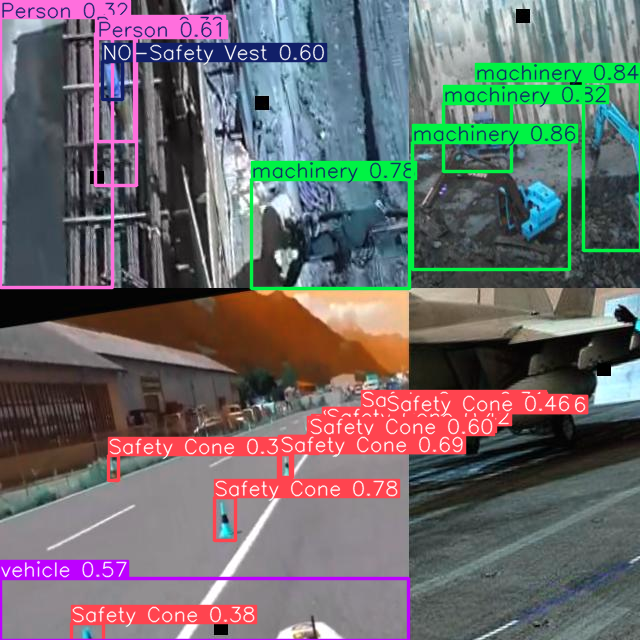
#> input picture assets/detection_sample_1.png, 640 x 640 px
$ python -i detect.py   (imports and definitions only)
#> lines starting #> are read from the running program, lines starting #| are printed output that depends on the picture
from ultralytics import YOLO
import cv2
import os
import numpy as np

HAZARD_RULES = {
    "NO-Hardhat": "⚠️ Worker without helmet detected",
    "NO-Safety Vest": "⚠️ Worker without vest detected",
    "NO-Mask": "⚠️ Worker without mask detected",
}

def preprocess(image):
    # CLAHE for contrast enhancement (same as Vision-to-Voice)
    lab = cv2.cvtColor(image, cv2.COLOR_RGB2LAB)
#> lab: shape (640, 640, 3); mean of channels 0, 1, 2 116.5, 131.3, 129.7
    l, a, b = cv2.split(lab)
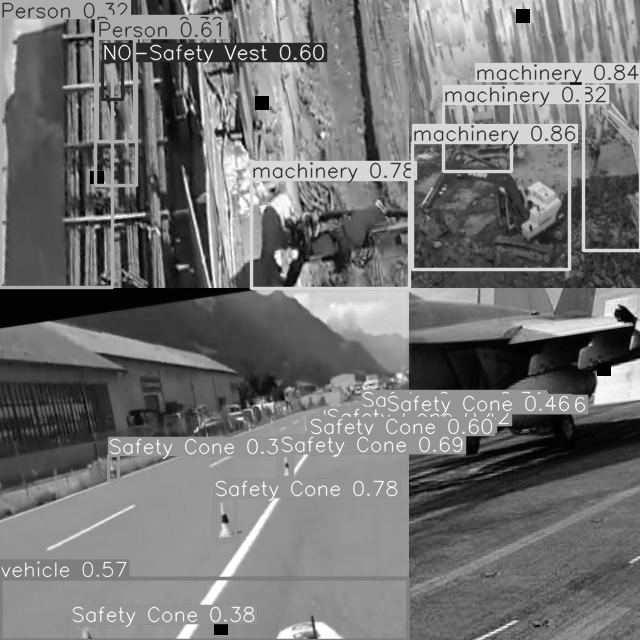
#> l: shape (640, 640); min 0, max 255, mean 116.5
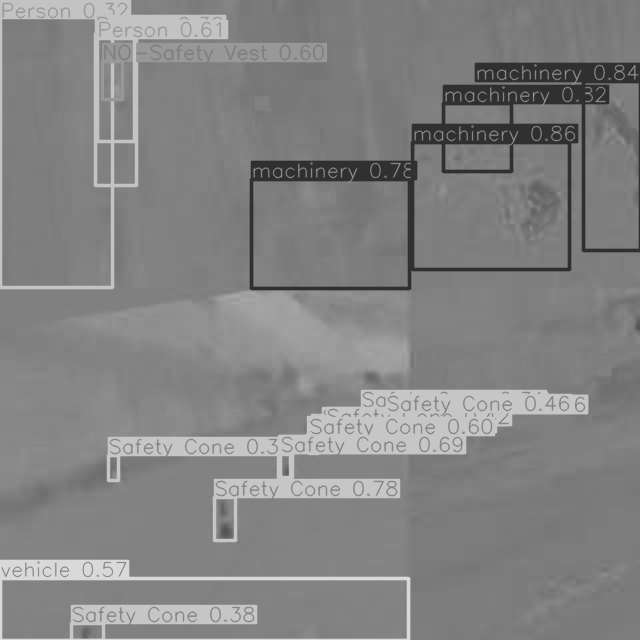
#> a: shape (640, 640); min 48, max 217, mean 131.3
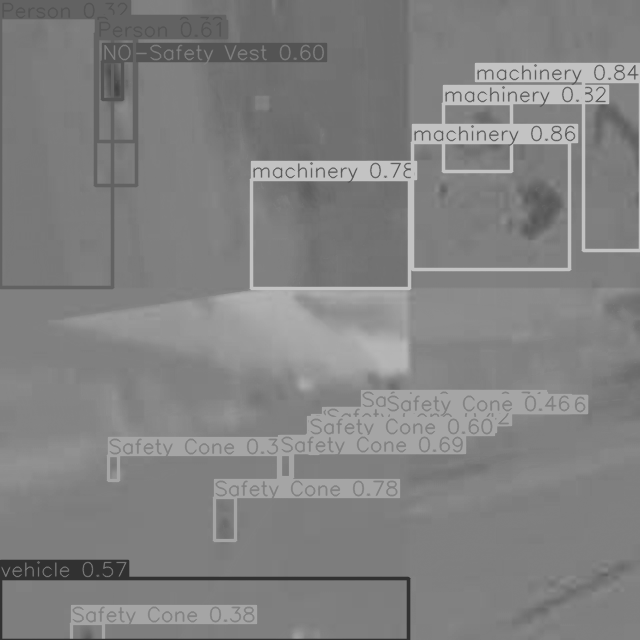
#> b: shape (640, 640); min 49, max 195, mean 129.7
    clahe = cv2.createCLAHE(clipLimit=2.0, tileGridSize=(8,8))
    l = clahe.apply(l)
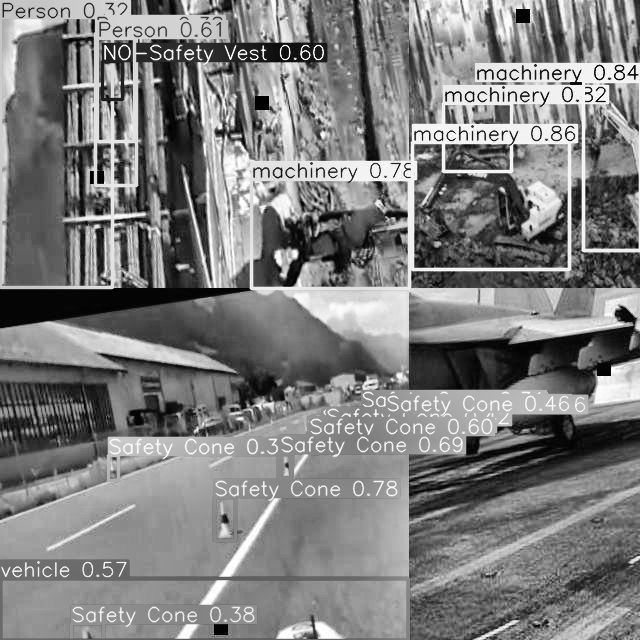
#> l: shape (640, 640); min 0, max 255, mean 126
    enhanced = cv2.merge([l, a, b])
#> enhanced: shape (640, 640, 3); mean of channels 0, 1, 2 126, 131.3, 129.7
    return cv2.cvtColor(enhanced, cv2.COLOR_LAB2RGB)
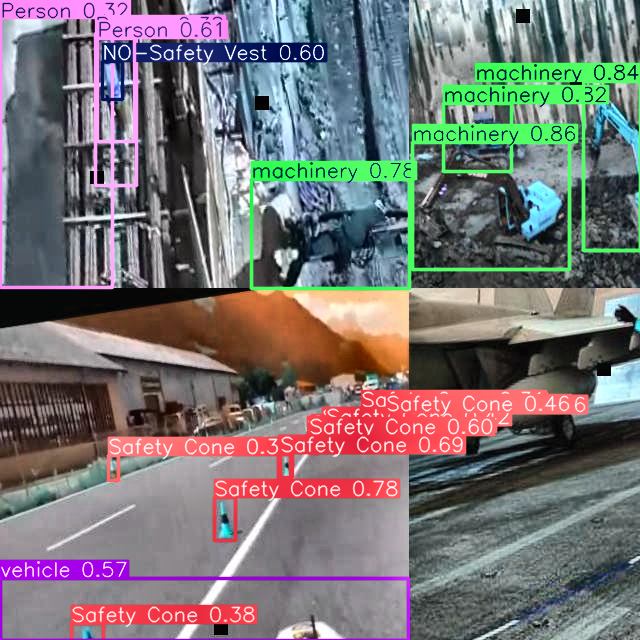
#> returned value: shape (640, 640, 3); mean R, G, B 118.6, 115.2, 116.2

def check_hazards(counts):
    alerts = []
    for cls, rule in HAZARD_RULES.items():
        if counts.get(cls, 0) > 0:
            alerts.append(f"{rule} — Count: {counts[cls]}")
    return alerts

# Use the trained model if available, else fallback to a pretrained model for demo
MODEL_PATH = "best.pt"
FALLBACK_MODEL = "yolo11n.pt"

# [4 lines that did not run here, left out]

def run_inference(image):
    """
    Runs YOLO11 inference on a given image.
    Args:
        image: PIL Image or OpenCV image array.
    Returns:
        output_image: Image with bounding boxes drawn.
        counts: Dictionary of detected class counts.
    """
    # Preprocess image
    image = preprocess(image)

    results = model(image)

    # Get the plotted image (numpy array)
    output_image = results[0].plot()

    # Get counts
    counts = {}
    names = model.names

    for box in results[0].boxes:
        cls_id = int(box.cls[0])
        cls_name = names[cls_id]
        counts[cls_name] = counts.get(cls_name, 0) + 1

    hazards = check_hazards(counts)

    return output_image, counts, hazards

>>> import cv2
>>> picture = cv2.cvtColor(cv2.imread('assets/detection_sample_1.png'), cv2.COLOR_BGR2RGB)
>>> result = preprocess(picture)

$ run again, on assets/detection_sample_2.png
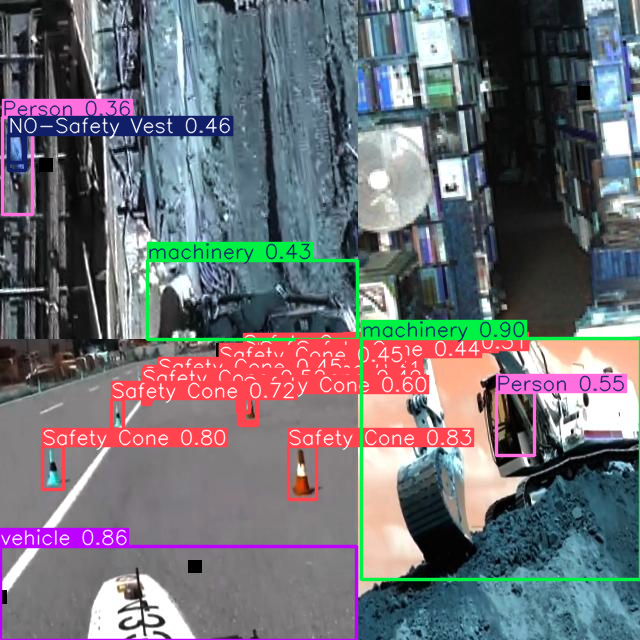
#> input picture assets/detection_sample_2.png, 640 x 640 px
#> lab: shape (640, 640, 3); mean of channels 0, 1, 2 121.3, 130.7, 126.4
#> in preprocess, `l, a, b = cv2.split(lab)`:
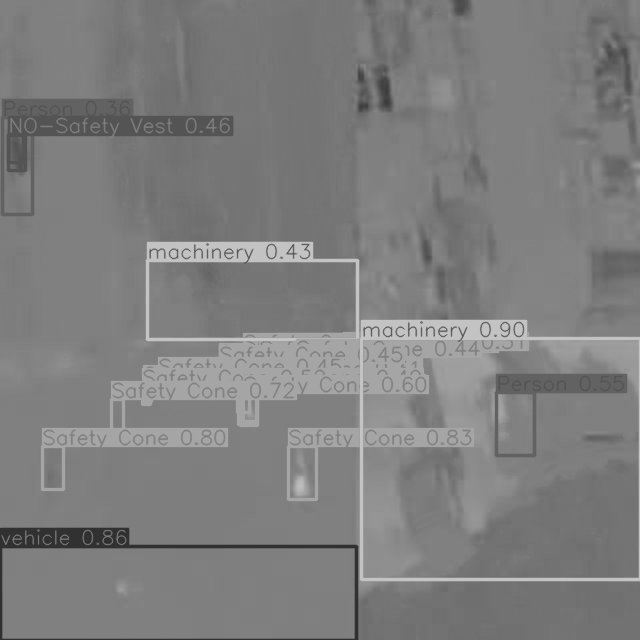
#> b: shape (640, 640); min 49, max 195, mean 126.4
#> enhanced: shape (640, 640, 3); mean of channels 0, 1, 2 126.7, 130.7, 126.4
#> in preprocess, `return cv2.cvtColor(enhanced, cv2.COLOR_LAB2RGB)`:
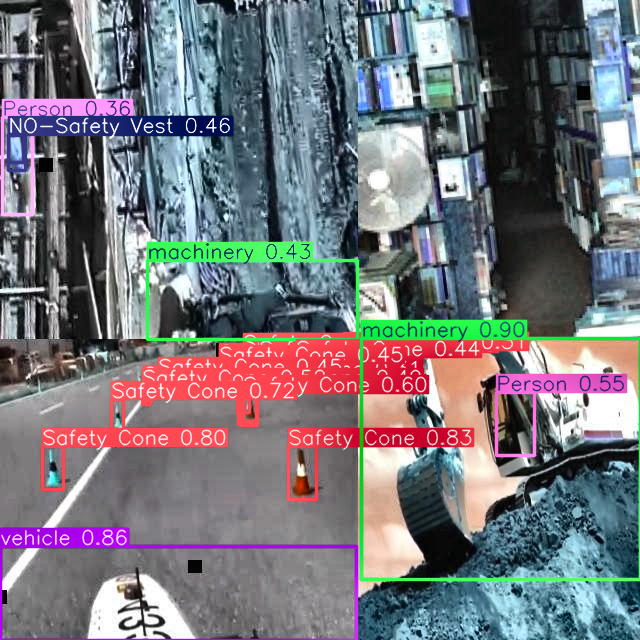
#> returned value: shape (640, 640, 3); mean R, G, B 117.9, 117, 123.2
